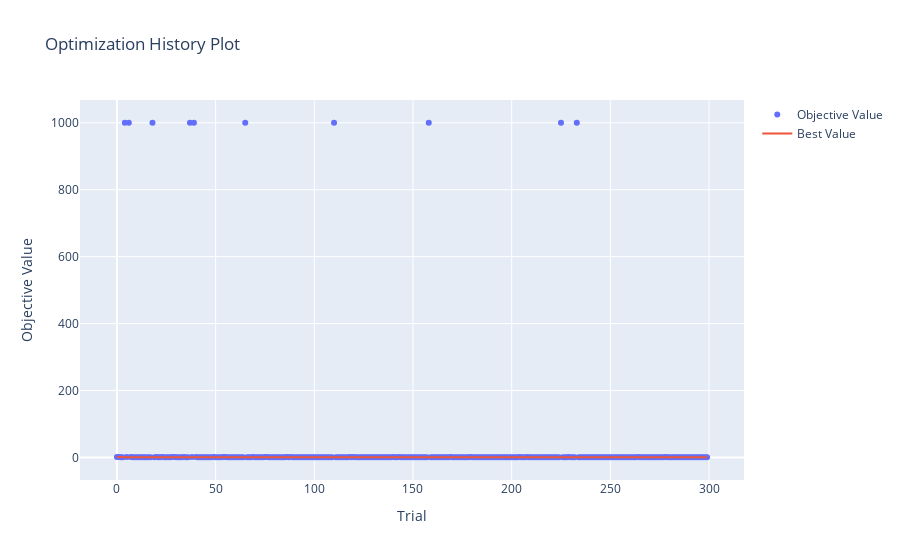

The notebook cell this image was saved under:
### Code cell
optuna.visualization.plot_optimization_history(study)

### Figure 1 — Plotly figure (JSON) as saved in the notebook; plotly's stock layout.template omitted (floating-point values rounded to 4 significant figures; data arrays with more than 128 entries replaced by an {"elided": "..."} marker saying what was removed)
{"data": [{"mode": "markers", "name": "Objective Value", "type": "scatter", "x": {"elided": "300 int values"}, "y": {"elided": "300 float values"}}, {"mode": "lines", "name": "Best Value", "type": "scatter", "x": {"elided": "300 int values"}, "y": {"elided": "300 float values"}}, {"marker": {"color": "#cccccc"}, "mode": "markers", "name": "Infeasible Trial", "showlegend": false, "type": "scatter", "x": [], "y": []}], "layout": {"title": {"text": "Optimization History Plot"}, "xaxis": {"title": {"text": "Trial"}}, "yaxis": {"title": {"text": "Objective Value"}}}}
